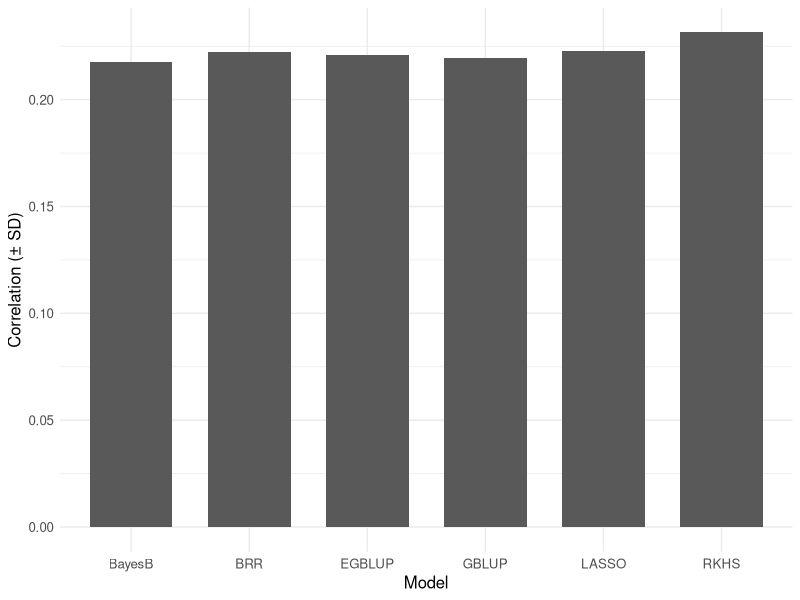

This figure's R source:
#######################################

.libPaths("/work/tfs3/gsAI/4paul/rlib")
cat("Library path:\n")
print(.libPaths())

# library(rlang)
library(tidyverse)
library(readxl)

setwd("/work/tfs3/gsAI/4paul")
# load(".RData")

df <- read_xlsx("CrossValDarpaGebv.xlsx")
DARPAGEBV2 <- df

cat("Correlations with Status:\n")
cat("GBLUP: ", cor(DARPAGEBV2$GBLUP_Mean, DARPAGEBV2$Status, use = "complete.obs"), "\n")
cat("LASSO: ", cor(DARPAGEBV2$LASSO_Mean, DARPAGEBV2$Status, use = "complete.obs"), "\n")
cat("RKHS: ",  cor(DARPAGEBV2$RKHS_Mean, DARPAGEBV2$Status, use = "complete.obs"), "\n")
cat("EGBLUP:", cor(DARPAGEBV2$EGBLUP_Mean, DARPAGEBV2$Status, use = "complete.obs"), "\n")
cat("BRR:   ", cor(DARPAGEBV2$BRR_Mean, DARPAGEBV2$Status, use = "complete.obs"), "\n")
cat("BayesB:", cor(DARPAGEBV2$BayesB_Mean, DARPAGEBV2$Status, use = "complete.obs"), "\n")

cor_df <- data.frame(
  Model = c("GBLUP", "LASSO", "RKHS", "EGBLUP", "BRR", "BayesB"),
  Correlation = c(
    cor(DARPAGEBV2$GBLUP_Mean,  DARPAGEBV2$Status, use = "complete.obs"),
    cor(DARPAGEBV2$LASSO_Mean,  DARPAGEBV2$Status, use = "complete.obs"),
    cor(DARPAGEBV2$RKHS_Mean,   DARPAGEBV2$Status, use = "complete.obs"),
    cor(DARPAGEBV2$EGBLUP_Mean, DARPAGEBV2$Status, use = "complete.obs"),
    cor(DARPAGEBV2$BRR_Mean,    DARPAGEBV2$Status, use = "complete.obs"),
    cor(DARPAGEBV2$BayesB_Mean, DARPAGEBV2$Status, use = "complete.obs")
  ),
  SD = c(
    sd(DARPAGEBV2$GBLUP_Mean,  na.rm = TRUE),
    sd(DARPAGEBV2$LASSO_Mean,  na.rm = TRUE),
    sd(DARPAGEBV2$RKHS_Mean,   na.rm = TRUE),
    sd(DARPAGEBV2$EGBLUP_Mean, na.rm = TRUE),
    sd(DARPAGEBV2$BRR_Mean,    na.rm = TRUE),
    sd(DARPAGEBV2$BayesB_Mean, na.rm = TRUE)
  )
)

# Barchart
ggplot(cor_df, aes(x = Model, y = Correlation)) +
  geom_bar(stat = "identity", width = 0.7) +
  scale_fill_brewer(palette = "Set2") +
  theme_minimal() +
  labs(
    y = "Correlation (± SD)",
    x = "Model"
  ) +
  theme(
    text = element_text(size = 12),
    plot.title = element_text(hjust = 0.5)
  )

# save.image("testfile.Rdata") 

### must figure out - how to get correlation SDs rather than GEBV SDs
### have to compute raw correlation for each run rather than taking mean

# geom_errorbar(aes(ymin = Correlation - SD, ymax = Correlation + SD),
#               width = 0.2, color = "black") +
